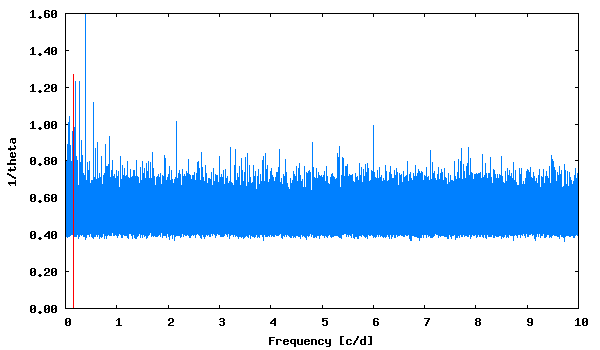

gnuplot code for this plot:
set term png size 600,350 medium
set colors classic
set output "phase_lc_2.lk.png"
set xlabel "Frequency [c/d]"
set ylabel "1/theta"
set format y "%5.2f"
plot [] "lk.periodogram" using 1:2 with lines linecolor 3 title "", "<echo '0.153626  1.27'" with impulses linecolor 1 title ""
 
